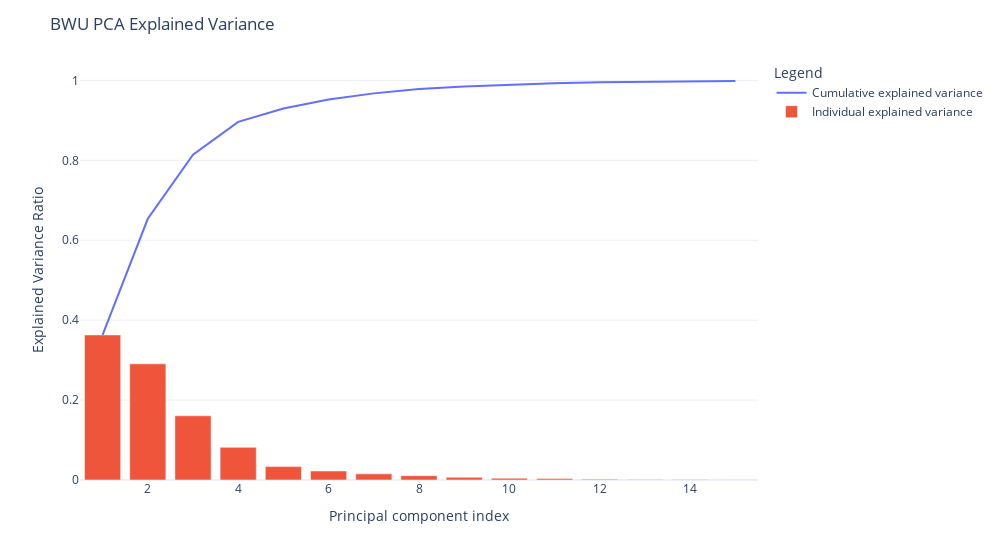

Notebook source saved alongside this figure:
### Code cell
plot_explained_variance_bwu(bwu, pca_n_components=15, width=1000)

### Figure 1 — Plotly figure (JSON) as saved in the notebook; plotly's stock layout.template omitted (floating-point values rounded to 4 significant figures)
{"data": [{"hovertemplate": "Legend=Cumulative explained variance<br>Principal component index=%{x}<br>Explained Variance Ratio=%{y}<extra></extra>", "legendgroup": "Cumulative explained variance", "line": {"color": "#636efa", "dash": "solid"}, "marker": {"symbol": "circle"}, "mode": "lines", "name": "Cumulative explained variance", "orientation": "v", "showlegend": true, "type": "scatter", "x": [1, 2, 3, 4, 5, 6, 7, 8, 9, 10, 11, 12, 13, 14, 15], "xaxis": "x", "y": [0.3631, 0.6537, 0.8144, 0.8962, 0.9297, 0.9522, 0.9676, 0.9784, 0.9851, 0.9897, 0.9932, 0.9953, 0.9967, 0.9979, 0.9986], "yaxis": "y"}, {"name": "Individual explained variance", "type": "bar", "x": [1, 2, 3, 4, 5, 6, 7, 8, 9, 10, 11, 12, 13, 14, 15], "y": [0.3631, 0.2906, 0.1607, 0.08181, 0.0335, 0.02249, 0.01541, 0.01078, 0.00669, 0.004584, 0.00352, 0.002133, 0.00142, 0.001209, 0.0006296]}], "layout": {"legend": {"title": {"text": "Legend"}, "tracegroupgap": 0}, "margin": {"t": 60}, "title": {"text": "BWU PCA Explained Variance"}, "width": 1000, "xaxis": {"anchor": "y", "domain": [0, 1], "title": {"text": "Principal component index"}}, "yaxis": {"anchor": "x", "domain": [0, 1], "title": {"text": "Explained Variance Ratio"}}}}
